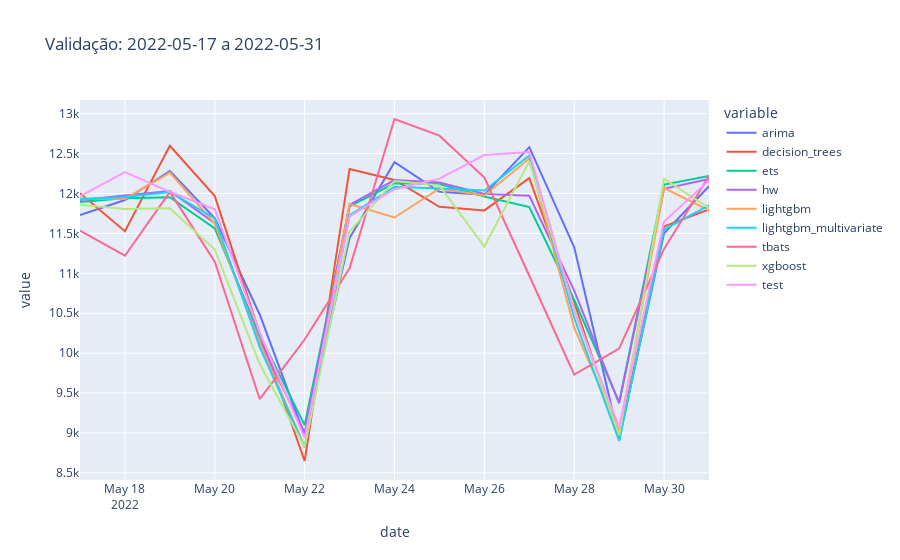

Notebook code cell kept with this figure:
### Code cell
# plot using plotly express
df3 = df2.reset_index().melt(id_vars = "date")
px.line(df3, x = "date", y = "value", color= "variable", title=f"Validação: {date_init} a {date_end}")

### Figure 1 — Plotly figure (JSON) as saved in the notebook; plotly's stock layout.template omitted (floating-point values rounded to 4 significant figures)
{"data": [{"hovertemplate": "variable=arima<br>date=%{x}<br>value=%{y}<extra></extra>", "legendgroup": "arima", "line": {"color": "#636efa", "dash": "solid"}, "marker": {"symbol": "circle"}, "mode": "lines", "name": "arima", "orientation": "v", "showlegend": true, "type": "scatter", "x": ["2022-05-17", "2022-05-18", "2022-05-19", "2022-05-20", "2022-05-21", "2022-05-22", "2022-05-23", "2022-05-24", "2022-05-25", "2022-05-26", "2022-05-27", "2022-05-28", "2022-05-29", "2022-05-30", "2022-05-31"], "xaxis": "x", "y": [11730.0, 11920.0, 12280.0, 11690.0, 10480.0, 8970.0, 11440.0, 12390.0, 12020.0, 11990.0, 12580.0, 11330.0, 8921.0, 11500.0, 12090.0], "yaxis": "y"}, {"hovertemplate": "variable=decision_trees<br>date=%{x}<br>value=%{y}<extra></extra>", "legendgroup": "decision_trees", "line": {"color": "#EF553B", "dash": "solid"}, "marker": {"symbol": "circle"}, "mode": "lines", "name": "decision_trees", "orientation": "v", "showlegend": true, "type": "scatter", "x": ["2022-05-17", "2022-05-18", "2022-05-19", "2022-05-20", "2022-05-21", "2022-05-22", "2022-05-23", "2022-05-24", "2022-05-25", "2022-05-26", "2022-05-27", "2022-05-28", "2022-05-29", "2022-05-30", "2022-05-31"], "xaxis": "x", "y": [12000.0, 11530.0, 12600.0, 11970.0, 10250.0, 8648.0, 12310.0, 12170.0, 11830.0, 11790.0, 12190.0, 10630.0, 8940.0, 11590.0, 11800.0], "yaxis": "y"}, {"hovertemplate": "variable=ets<br>date=%{x}<br>value=%{y}<extra></extra>", "legendgroup": "ets", "line": {"color": "#00cc96", "dash": "solid"}, "marker": {"symbol": "circle"}, "mode": "lines", "name": "ets", "orientation": "v", "showlegend": true, "type": "scatter", "x": ["2022-05-17", "2022-05-18", "2022-05-19", "2022-05-20", "2022-05-21", "2022-05-22", "2022-05-23", "2022-05-24", "2022-05-25", "2022-05-26", "2022-05-27", "2022-05-28", "2022-05-29", "2022-05-30", "2022-05-31"], "xaxis": "x", "y": [11890.0, 11940.0, 11950.0, 11560.0, 10230.0, 9097.0, 11840.0, 12130.0, 12120.0, 11960.0, 11830.0, 10670.0, 9386.0, 12110.0, 12220.0], "yaxis": "y"}, {"hovertemplate": "variable=hw<br>date=%{x}<br>value=%{y}<extra></extra>", "legendgroup": "hw", "line": {"color": "#ab63fa", "dash": "solid"}, "marker": {"symbol": "circle"}, "mode": "lines", "name": "hw", "orientation": "v", "showlegend": true, "type": "scatter", "x": ["2022-05-17", "2022-05-18", "2022-05-19", "2022-05-20", "2022-05-21", "2022-05-22", "2022-05-23", "2022-05-24", "2022-05-25", "2022-05-26", "2022-05-27", "2022-05-28", "2022-05-29", "2022-05-30", "2022-05-31"], "xaxis": "x", "y": [11920.0, 11980.0, 12030.0, 11630.0, 10160.0, 9001.0, 11860.0, 12170.0, 12140.0, 12000.0, 11970.0, 10780.0, 9370.0, 12060.0, 12180.0], "yaxis": "y"}, {"hovertemplate": "variable=lightgbm<br>date=%{x}<br>value=%{y}<extra></extra>", "legendgroup": "lightgbm", "line": {"color": "#FFA15A", "dash": "solid"}, "marker": {"symbol": "circle"}, "mode": "lines", "name": "lightgbm", "orientation": "v", "showlegend": true, "type": "scatter", "x": ["2022-05-17", "2022-05-18", "2022-05-19", "2022-05-20", "2022-05-21", "2022-05-22", "2022-05-23", "2022-05-24", "2022-05-25", "2022-05-26", "2022-05-27", "2022-05-28", "2022-05-29", "2022-05-30", "2022-05-31"], "xaxis": "x", "y": [11940.0, 11930.0, 12260.0, 11620.0, 10130.0, 8828.0, 11870.0, 11700.0, 12060.0, 11970.0, 12440.0, 10320.0, 9019.0, 12070.0, 11790.0], "yaxis": "y"}, {"hovertemplate": "variable=lightgbm_multivariate<br>date=%{x}<br>value=%{y}<extra></extra>", "legendgroup": "lightgbm_multivariate", "line": {"color": "#19d3f3", "dash": "solid"}, "marker": {"symbol": "circle"}, "mode": "lines", "name": "lightgbm_multivariate", "orientation": "v", "showlegend": true, "type": "scatter", "x": ["2022-05-17", "2022-05-18", "2022-05-19", "2022-05-20", "2022-05-21", "2022-05-22", "2022-05-23", "2022-05-24", "2022-05-25", "2022-05-26", "2022-05-27", "2022-05-28", "2022-05-29", "2022-05-30", "2022-05-31"], "xaxis": "x", "y": [11930.0, 11960.0, 12020.0, 11690.0, 10080.0, 8820.0, 11730.0, 12080.0, 12060.0, 12040.0, 12480.0, 10440.0, 8899.0, 11550.0, 11850.0], "yaxis": "y"}, {"hovertemplate": "variable=tbats<br>date=%{x}<br>value=%{y}<extra></extra>", "legendgroup": "tbats", "line": {"color": "#FF6692", "dash": "solid"}, "marker": {"symbol": "circle"}, "mode": "lines", "name": "tbats", "orientation": "v", "showlegend": true, "type": "scatter", "x": ["2022-05-17", "2022-05-18", "2022-05-19", "2022-05-20", "2022-05-21", "2022-05-22", "2022-05-23", "2022-05-24", "2022-05-25", "2022-05-26", "2022-05-27", "2022-05-28", "2022-05-29", "2022-05-30", "2022-05-31"], "xaxis": "x", "y": [11530.0, 11220.0, 12020.0, 11140.0, 9423.0, 10170.0, 11060.0, 12930.0, 12720.0, 12200.0, 10970.0, 9730.0, 10060.0, 11310.0, 12220.0], "yaxis": "y"}, {"hovertemplate": "variable=xgboost<br>date=%{x}<br>value=%{y}<extra></extra>", "legendgroup": "xgboost", "line": {"color": "#B6E880", "dash": "solid"}, "marker": {"symbol": "circle"}, "mode": "lines", "name": "xgboost", "orientation": "v", "showlegend": true, "type": "scatter", "x": ["2022-05-17", "2022-05-18", "2022-05-19", "2022-05-20", "2022-05-21", "2022-05-22", "2022-05-23", "2022-05-24", "2022-05-25", "2022-05-26", "2022-05-27", "2022-05-28", "2022-05-29", "2022-05-30", "2022-05-31"], "xaxis": "x", "y": [11860.0, 11810.0, 11820.0, 11300.0, 9863.0, 8825.0, 11520.0, 12160.0, 12100.0, 11330.0, 12400.0, 10560.0, 8970.0, 12180.0, 11820.0], "yaxis": "y"}, {"hovertemplate": "variable=test<br>date=%{x}<br>value=%{y}<extra></extra>", "legendgroup": "test", "line": {"color": "#FF97FF", "dash": "solid"}, "marker": {"symbol": "circle"}, "mode": "lines", "name": "test", "orientation": "v", "showlegend": true, "type": "scatter", "x": ["2022-05-17", "2022-05-18", "2022-05-19", "2022-05-20", "2022-05-21", "2022-05-22", "2022-05-23", "2022-05-24", "2022-05-25", "2022-05-26", "2022-05-27", "2022-05-28", "2022-05-29", "2022-05-30", "2022-05-31"], "xaxis": "x", "y": [11960.0, 12270.0, 12020.0, 11800.0, 10260.0, 8939.0, 11710.0, 12050.0, 12190.0, 12480.0, 12520.0, 10530.0, 9074.0, 11650.0, 12160.0], "yaxis": "y"}], "layout": {"legend": {"title": {"text": "variable"}, "tracegroupgap": 0}, "title": {"text": "Validação: 2022-05-17 a 2022-05-31"}, "xaxis": {"anchor": "y", "domain": [0, 1], "title": {"text": "date"}}, "yaxis": {"anchor": "x", "domain": [0, 1], "title": {"text": "value"}}}}
